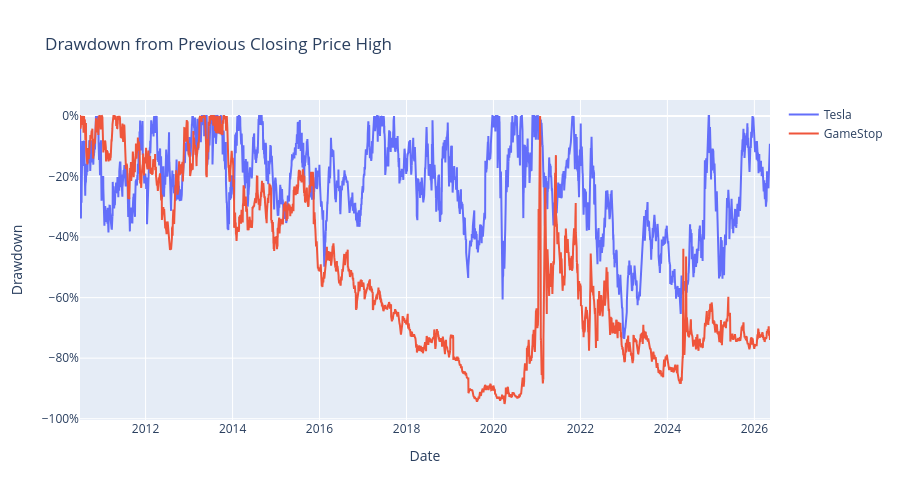

The notebook cell saved with this chart:
### Markdown cell above
## Drawdown Analysis

Drawdown measures the percentage decline from a previous peak. This helps compare downside risk during major selloffs.

### Code cell
fig = go.Figure()
for company, ticker in TICKERS.items():
    company_prices = price_data[price_data["Ticker"] == ticker]
    fig.add_trace(go.Scatter(
        x=company_prices["Date"],
        y=company_prices["Drawdown"],
        mode="lines",
        name=company,
    ))

fig.update_layout(
    title="Drawdown from Previous Closing Price High",
    xaxis_title="Date",
    yaxis_title="Drawdown",
    yaxis_tickformat=".0%",
    hovermode="x unified",
    height=500,
)
fig.show()

### Figure 1 — Plotly figure (JSON) as saved in the notebook; plotly's stock layout.template omitted (floating-point values rounded to 4 significant figures; data arrays with more than 128 entries replaced by an {"elided": "..."} marker saying what was removed)
{"data": [{"mode": "lines", "name": "Tesla", "type": "scatter", "x": {"elided": "3992 str values"}, "y": {"elided": "3992 float values"}}, {"mode": "lines", "name": "GameStop", "type": "scatter", "x": {"elided": "3992 str values"}, "y": {"elided": "3992 float values"}}], "layout": {"height": 500, "hovermode": "x unified", "title": {"text": "Drawdown from Previous Closing Price High"}, "xaxis": {"title": {"text": "Date"}}, "yaxis": {"tickformat": ".0%", "title": {"text": "Drawdown"}}}}
